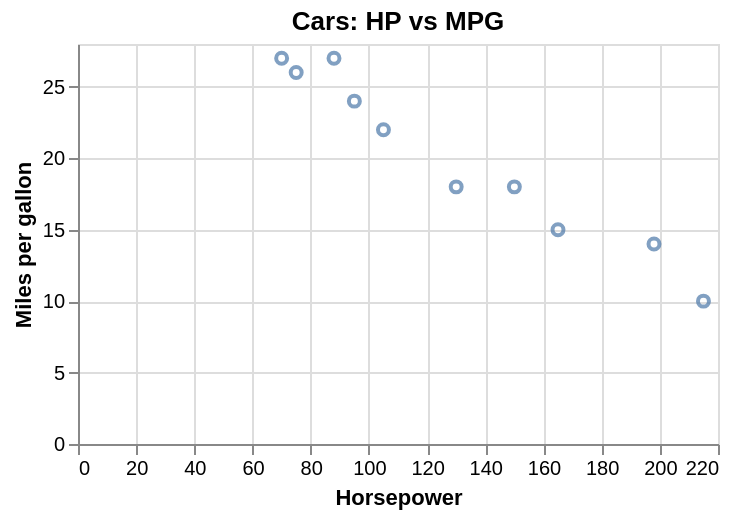

Source (notebook cell):
### Markdown cell above
## Example 2: scatter, no color

### Code cell
spec_scatter = {
    "data": {"values": [
        {"hp": 130, "mpg": 18.0},
        {"hp": 165, "mpg": 15.0},
        {"hp": 150, "mpg": 18.0},
        {"hp": 95,  "mpg": 24.0},
        {"hp": 70,  "mpg": 27.0},
        {"hp": 198, "mpg": 14.0},
        {"hp": 88,  "mpg": 27.0},
        {"hp": 215, "mpg": 10.0},
        {"hp": 105, "mpg": 22.0},
        {"hp": 75,  "mpg": 26.0},
    ]},
    "mark": "point",
    "encoding": {
        "x": {"field": "hp", "type": "quantitative", "title": "Horsepower"},
        "y": {"field": "mpg", "type": "quantitative", "title": "Miles per gallon"},
    },
    "title": "Cars: HP vs MPG",
}
show_side_by_side(spec_scatter)

### Figure 1 — Vega-Lite specification as saved in the notebook (floating-point values rounded to 4 significant figures)
{"config": {"view": {"continuousWidth": 300, "continuousHeight": 300}}, "data": {"name": "data-a0f722891ee5eee7a5d4265c14be604b"}, "mark": "point", "encoding": {"x": {"field": "hp", "title": "Horsepower", "type": "quantitative"}, "y": {"field": "mpg", "title": "Miles per gallon", "type": "quantitative"}}, "height": 200, "title": "Cars: HP vs MPG", "width": 320, "$schema": "https://vega.github.io/schema/vega-lite/v6.1.0.json", "datasets": {"data-a0f722891ee5eee7a5d4265c14be604b": [{"hp": 130, "mpg": 18.0}, {"hp": 165, "mpg": 15.0}, {"hp": 150, "mpg": 18.0}, {"hp": 95, "mpg": 24.0}, {"hp": 70, "mpg": 27.0}, {"hp": 198, "mpg": 14.0}, {"hp": 88, "mpg": 27.0}, {"hp": 215, "mpg": 10.0}, {"hp": 105, "mpg": 22.0}, {"hp": 75, "mpg": 26.0}]}}
